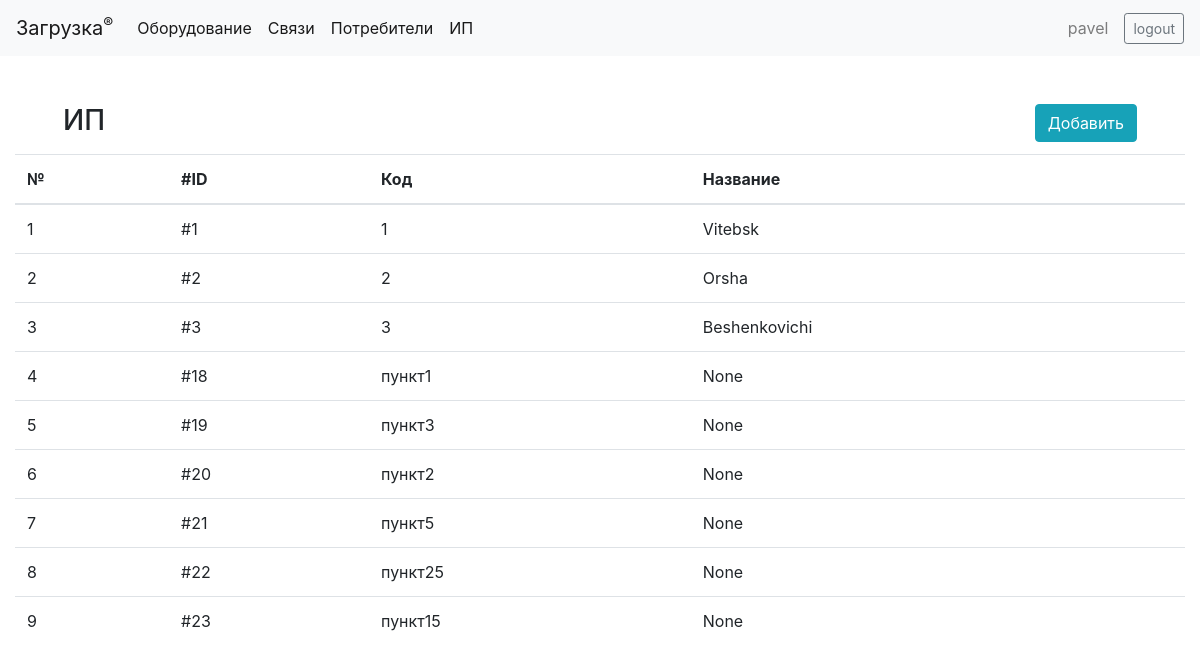
/register/endpoints/ (signed in), run on an earlier commit of the app's database.
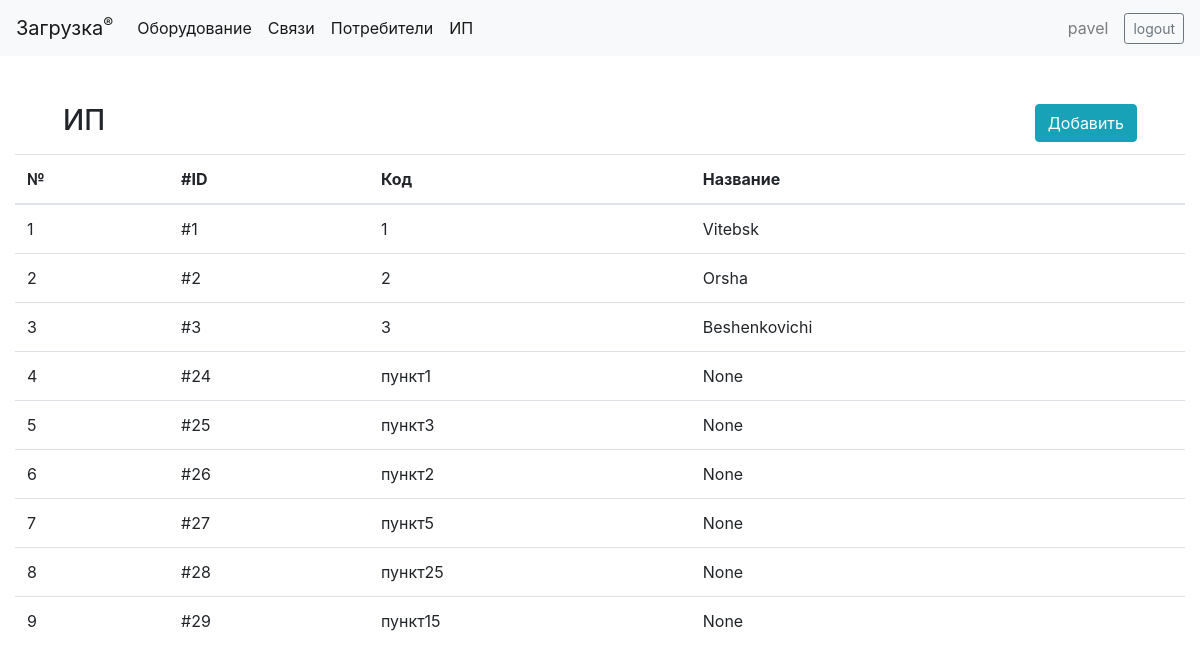
And on a later commit of the database.
### register/models.py (models this page shows, shortened)
class EndPoint(models.Model):
    code = models.CharField(max_length=100, unique=True)
    name = models.CharField(max_length=100, null=True, blank=True)
    note = models.TextField(null=True, blank=True)
    @staticmethod
    def get_model_name(plural=None):
        return 'ИП'

### register/views.py (the view)
# urls.py: path('endpoints/', views.objects_list_view, kwargs={'model': 'EndPoint'}, name='endpoints'),
def objects_list_view(request, model):
    objects = models[model].objects.all()
    context = {'objects': objects,
               'title': models[model].get_model_name(plural=True),
               'model': model}
    return render(request, 'list_view.html', context=context)

### register/templates/list_view.html (shortened to what this page needs)
{% extends "base_generic.html" %}
{% block content %}
    <div class="clearfix mx-5 mt-5 mb-2">
        <p class="h3 float-left">{{ title }}</p>
        {% if model == "EndPoint" %}
            <a href="{% url 'endpoint_create' %}" class="btn btn-info float-right">Добавить</a>
        {% else %}
            <a href="{% url 'consumer_create' %}" class="btn btn-info float-right">Добавить</a>
        {% endif %}
    </div>
    {% if objects %}
        <table class="table table">
            <thead class="thead">
                <th>№</th>
                <th>#ID</th>
                {% if objects.0.code %}
                    <th>Код</th>
                {% endif %}
                <th>Название</th>
            </thead>
            <tbody>
            {% for object in objects %}
                <tr>
                    <td data-object_id="{{ object.id }}">{{ forloop.counter }}</td>
                    <td data-object_id="{{ object.id }}">#{{ object.id }}</td>
                    {% if object.code %}
                        <td data-object_id="{{ object.id }}">{{ object.code }}</td>
                    {% endif %}
                    <td data-object_id="{{ object.id }}">{{ object.name }}</td>
                </tr>
            {% endfor %}
            </tbody>
        </table>
    {% endif %}
{% endblock %}

### register/templates/base_generic.html (shortened to what this page needs)
<!DOCTYPE html>
<html lang="en">
    <head>
        <link rel="stylesheet"
              href="https://cdn.jsdelivr.net/npm/bootstrap@4.1.3/dist/css/bootstrap.min.css"
>
        <link rel="stylesheet" href="https://cdnjs.cloudflare.com/ajax/libs/font-awesome/4.7.0/css/font-awesome.min.css">
        {% load static %}
        <link rel="stylesheet" href="{% static 'css/styles.css' %}">
    </head>
    <body>
        <nav class="navbar navbar-expand-lg navbar-light bg-light sticky-top">
            <a class="navbar-brand" href="{% url 'index' %}">Загрузка<sup>&reg;</sup></a>
            <div class="collapse navbar-collapse" id="navbarNav">
                <ul class="navbar-nav mr-auto">
                    <li class="nav-item active">
                        <a class="nav-link" href="{% url 'equipments' %}" aria-current="page">Оборудование<span class="sr-only">(current)</span></a>
                    </li>
                    <li class="nav-item active">
                        <a class="nav-link" href="{% url 'communications' %}" aria-current="page">Связи</a>
                    </li>
                    <li class="nav-item active">
                        <a class="nav-link" href="{% url 'consumers' %}">Потребители</a>
                    </li>
                    <li class="nav-item active">
                        <a class="nav-link" href="{% url 'endpoints' %}">ИП</a>
                    </li>
                </ul>
                {% if user.is_authenticated %}
                    <span class="navbar-text px-3">
                        {{ user.get_username }}
                    </span>
                    <a class="btn btn-sm btn-outline-secondary" href="{% url 'logout' %}?next={{request.path}}">logout</a>
                {% else %}
                    <a class="btn btn-sm btn-outline-secondary" href="{% url 'login' %}?next={{request.path}}">login</a>
                {% endif %}
            </div>
        </nav>
        <div class="container-fluid">
            <div class="row" id="div-row">
                <div class="col" id="div-right">
                    {% if user.is_authenticated %}
                        {% block content %}
                        {% endblock %}
                    {% else %}
                        <p>Please, login!</p>
                        {% block login %}{% endblock %}
                    {% endif %}
                </div>
            </div>
        </div>
    </body>
</html>

What changed in the data, as far as the page shows it:
removed EndPoint: id "18", code "пункт1", name "None"
removed EndPoint: id "19", code "пункт3", name "None"
removed EndPoint: id "20", code "пункт2", name "None"
removed EndPoint: id "21", code "пункт5", name "None"
removed EndPoint: id "22", code "пункт25", name "None"
removed EndPoint: id "23", code "пункт15", name "None"
added EndPoint: id "24", code "пункт1", name "None"
added EndPoint: id "25", code "пункт3", name "None"
added EndPoint: id "26", code "пункт2", name "None"
added EndPoint: id "27", code "пункт5", name "None"
added EndPoint: id "28", code "пункт25", name "None"
added EndPoint: id "29", code "пункт15", name "None"
